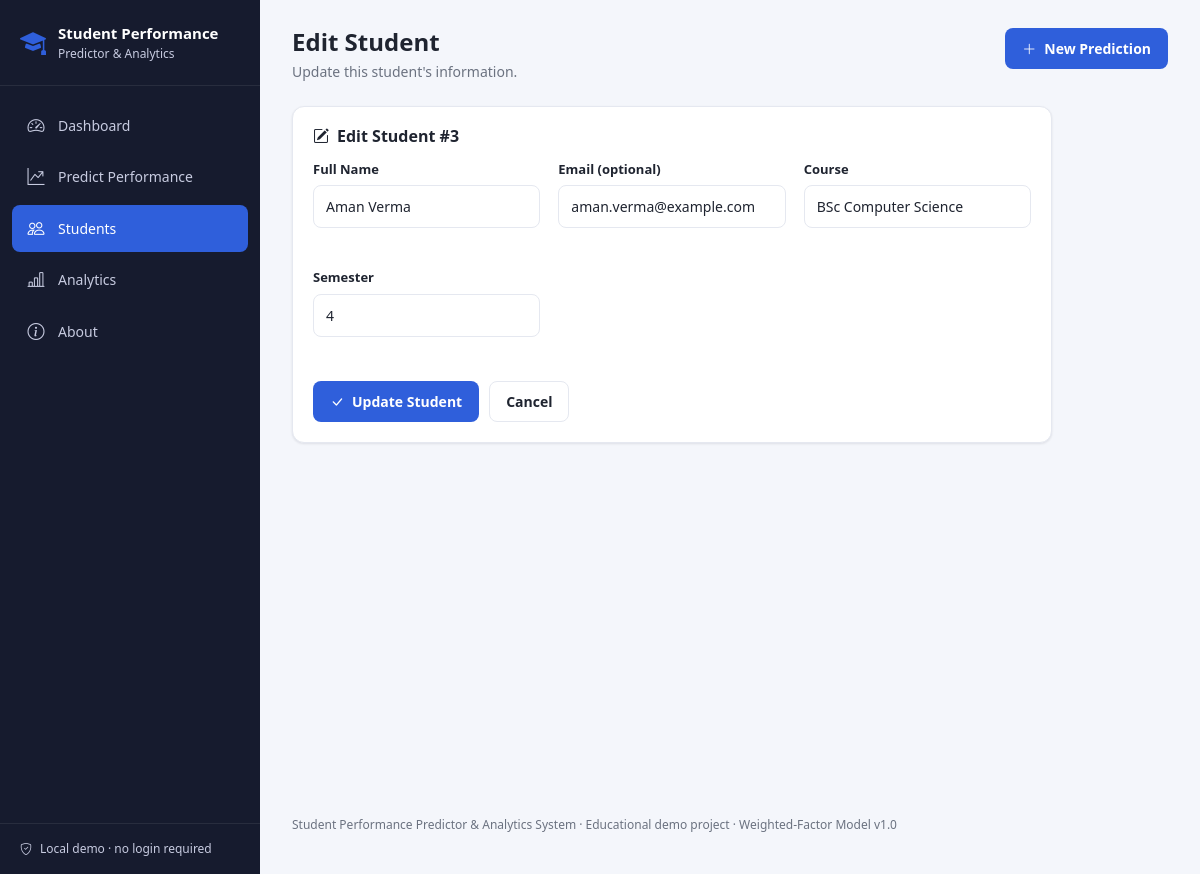
The page /edit_student.php?id=3 on the database its author committed.
### tables this page shows
CREATE TABLE students (
    id INT AUTO_INCREMENT PRIMARY KEY,
    name VARCHAR(100) NOT NULL,
    email VARCHAR(100) UNIQUE,
    course_id INT,
    semester INT CHECK (semester BETWEEN 1 AND 12),

    FOREIGN KEY (course_id) REFERENCES courses(id)
);

CREATE TABLE courses (
    id INT AUTO_INCREMENT PRIMARY KEY,
    course_name VARCHAR(50) NOT NULL UNIQUE
);

### includes/functions.php (called while the page is built, shortened)
<?php
function h($value)
{
    return htmlspecialchars((string) $value, ENT_QUOTES, 'UTF-8');
}

### edit_student.php (the view, shortened to what this page needs)
<?php
require_once __DIR__ . '/includes/header.php';
$id = filter_input(INPUT_GET, 'id', FILTER_VALIDATE_INT);
$stmt = $pdo->prepare("SELECT * FROM students WHERE id = ?");
$stmt->execute([$id]);
$student = $stmt->fetch();
$old = [
    'name' => $student['name'],
    'email' => $student['email'] ?? '',
    'course_id' => $student['course_id'],
    'semester' => $student['semester'],
];
$courses = $pdo->query("SELECT id, course_name FROM courses ORDER BY course_name")->fetchAll();
require_once __DIR__ . '/includes/sidebar.php';
?>
<main class="main-content">
    <?php $pageDescription = 'Update this student\'s information.'; require_once __DIR__ . '/includes/navbar.php'; ?>
    <div class="card-box form-card">
        <h2 class="section-title"><i class="bi bi-pencil-square"></i> Edit Student #<?= (int) $id ?></h2>
        <form method="POST" action="edit_student.php?id=<?= (int) $id ?>" id="studentForm" novalidate>
            <div class="form-grid">
                <div class="form-group">
                    <label for="name">Full Name</label>
                    <input type="text" class="form-control" id="name" name="name" value="<?= h($old['name']) ?>" required>
                    <span class="form-error" id="name_error"></span>
                </div>
                <div class="form-group">
                    <label for="email">Email (optional)</label>
                    <input type="email" class="form-control" id="email" name="email" value="<?= h($old['email']) ?>">
                    <span class="form-error" id="email_error"></span>
                </div>
                <div class="form-group">
                    <label for="course_id">Course</label>
                    <select class="form-control" id="course_id" name="course_id" required>
                        <?php foreach ($courses as $c): ?>
                            <option value="<?= (int) $c['id'] ?>" <?= (string) $old['course_id'] === (string) $c['id'] ? 'selected' : '' ?>>
                                <?= h($c['course_name']) ?>
                            </option>
                        <?php endforeach; ?>
                    </select>
                </div>
                <div class="form-group">
                    <label for="semester">Semester</label>
                    <select class="form-control" id="semester" name="semester" required>
                        <?php for ($i = 1; $i <= 12; $i++): ?>
                            <option value="<?= $i ?>" <?= (string) $old['semester'] === (string) $i ? 'selected' : '' ?>><?= $i ?></option>
                        <?php endfor; ?>
                    </select>
                    <span class="form-error" id="semester_error"></span>
                </div>
            </div>
            <div class="form-actions">
                <button type="submit" class="btn btn-primary-solid"><i class="bi bi-check-lg"></i> Update Student</button>
                <a href="students.php" class="btn btn-outline">Cancel</a>
            </div>
        </form>
    </div>
<?php require_once __DIR__ . '/includes/footer.php'; ?>

### style.css (style rules this page uses)
:root { --primary: #2f5fdb; --primary-dark: #23429e; --primary-light: #eaf0ff; --secondary: #6b7280; --success: #16a34a; --success-light: #e8f7ee; --danger: #dc2626; --danger-light: #fdecec; --warning: #d97706; --warning-light: #fef3e2; --info: #0891b2; --info-light: #e3f6f9; --background: #f4f6fb; --surface: #ffffff; --border: #e5e8f0; --text: #1f2430; --text-muted: #6b7280; --sidebar-bg: #161b2e; --sidebar-bg-hover: #232a44; --sidebar-text: #c7cbe0; --sidebar-text-active: #ffffff; --radius: 12px; --radius-sm: 8px; --shadow: 0 1px 3px rgba(16, 24, 40, 0.06), 0 1px 2px rgba(16, 24, 40, 0.04); --shadow-md: 0 4px 12px rgba(16, 24, 40, 0.08); --sidebar-width: 260px; }
* { box-sizing: border-box; }
body { margin: 0; font-family: 'Segoe UI', Roboto, -apple-system, BlinkMacSystemFont, sans-serif; background: var(--background); color: var(--text); font-size: 15px; line-height: 1.5; }
a { text-decoration: none; color: inherit; }
.main-content { margin-left: var(--sidebar-width); flex: 1; padding: 28px 32px 8px; min-width: 0; }
.btn-primary-solid, .btn-outline, .btn-danger-solid, .btn-plain { display: inline-flex; align-items: center; gap: 8px; padding: 9px 16px; border-radius: var(--radius-sm); font-size: 14px; font-weight: 600; border: 1px solid transparent; cursor: pointer; white-space: nowrap; }
.btn-primary-solid { background: var(--primary); color: #fff; }
.btn-outline { background: #fff; border-color: var(--border); color: var(--text); }
.card-box { background: var(--surface); border-radius: var(--radius); box-shadow: var(--shadow); padding: 20px; border: 1px solid var(--border); }
.section-title { font-size: 16px; font-weight: 700; margin: 0 0 14px; display: flex; align-items: center; gap: 8px; }
.form-card { max-width: 760px; }
.form-grid { display: grid; grid-template-columns: repeat(auto-fit, minmax(220px, 1fr)); gap: 18px; }
.form-group { display: flex; flex-direction: column; gap: 6px; }
.form-group label { font-size: 13px; font-weight: 600; color: var(--text); }
.form-control, select.form-control { padding: 10px 12px; border: 1px solid var(--border); border-radius: var(--radius-sm); font-size: 14px; background: #fff; color: var(--text); width: 100%; }
.form-error { font-size: 12px; color: var(--danger); min-height: 16px; }
.form-actions { display: flex; gap: 10px; margin-top: 22px; flex-wrap: wrap; }

### rows shown on the page
students: name "Aman Verma", email "aman.verma@example.com", course_id "BSc Computer Science", semester "4"

### other values the page prints
$label "Dashboard Predict Performance Students Analytics About"
$pageTitle "Edit Student"
$pageDescription "Update this student's information."
$id "3"
MODEL_VERSION "v1.0"
